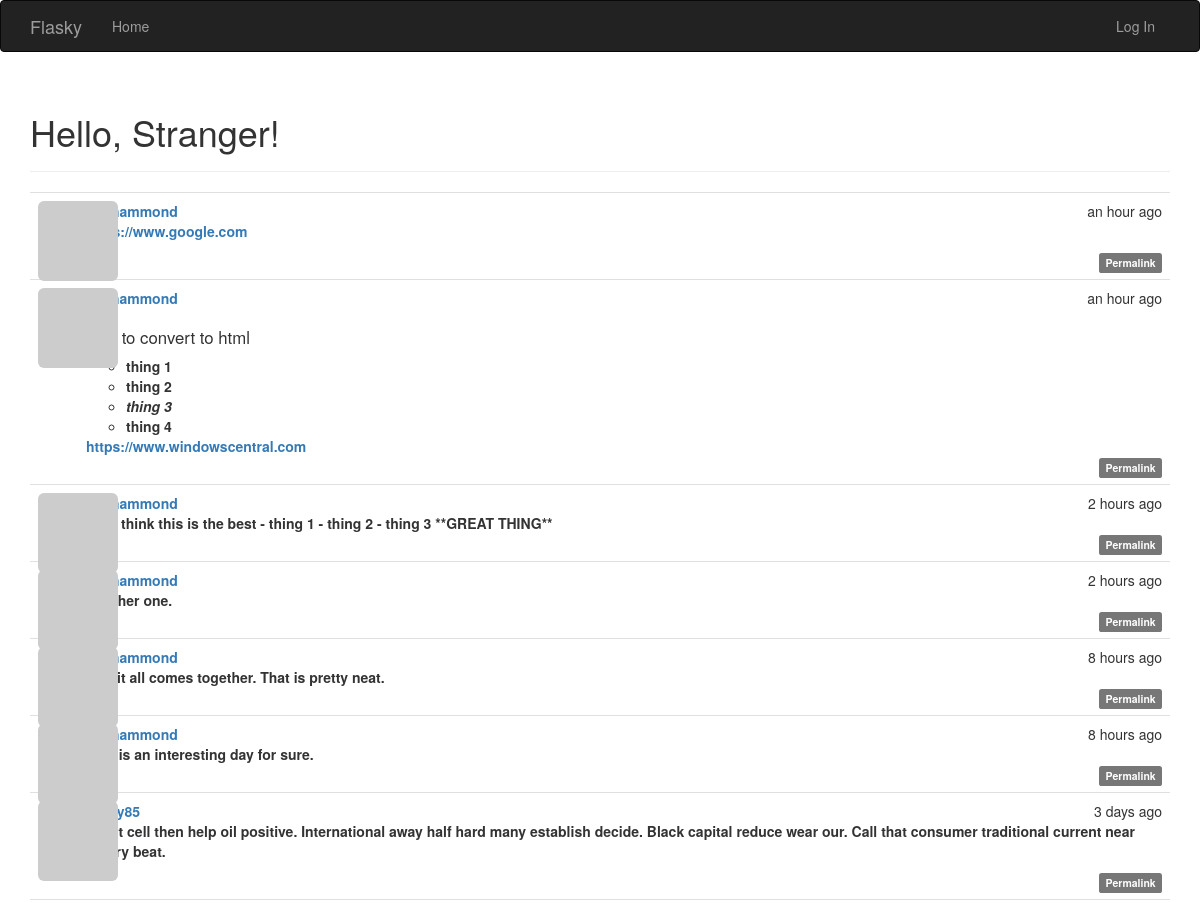
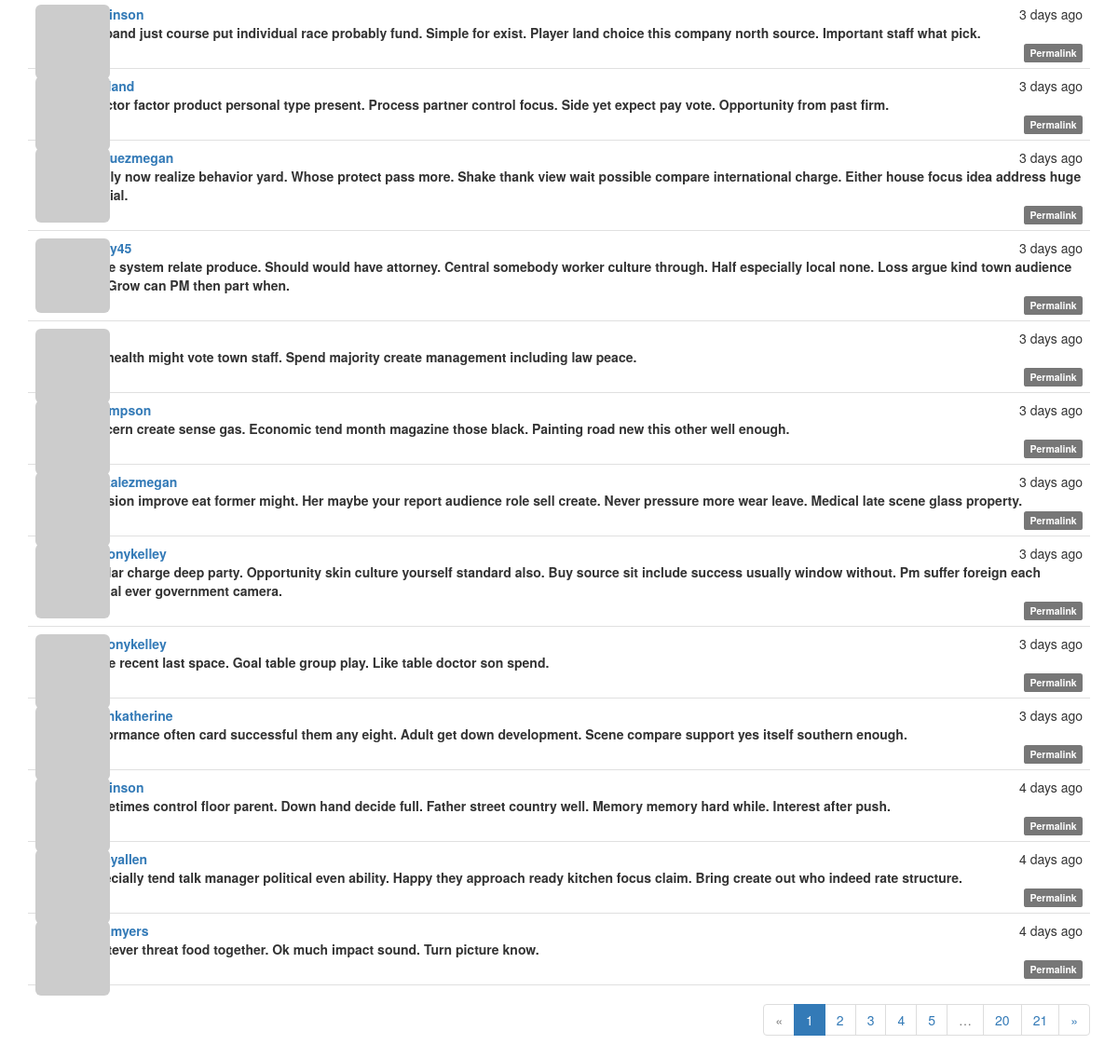
Before: / with the older database file (2 pictures, top to bottom).
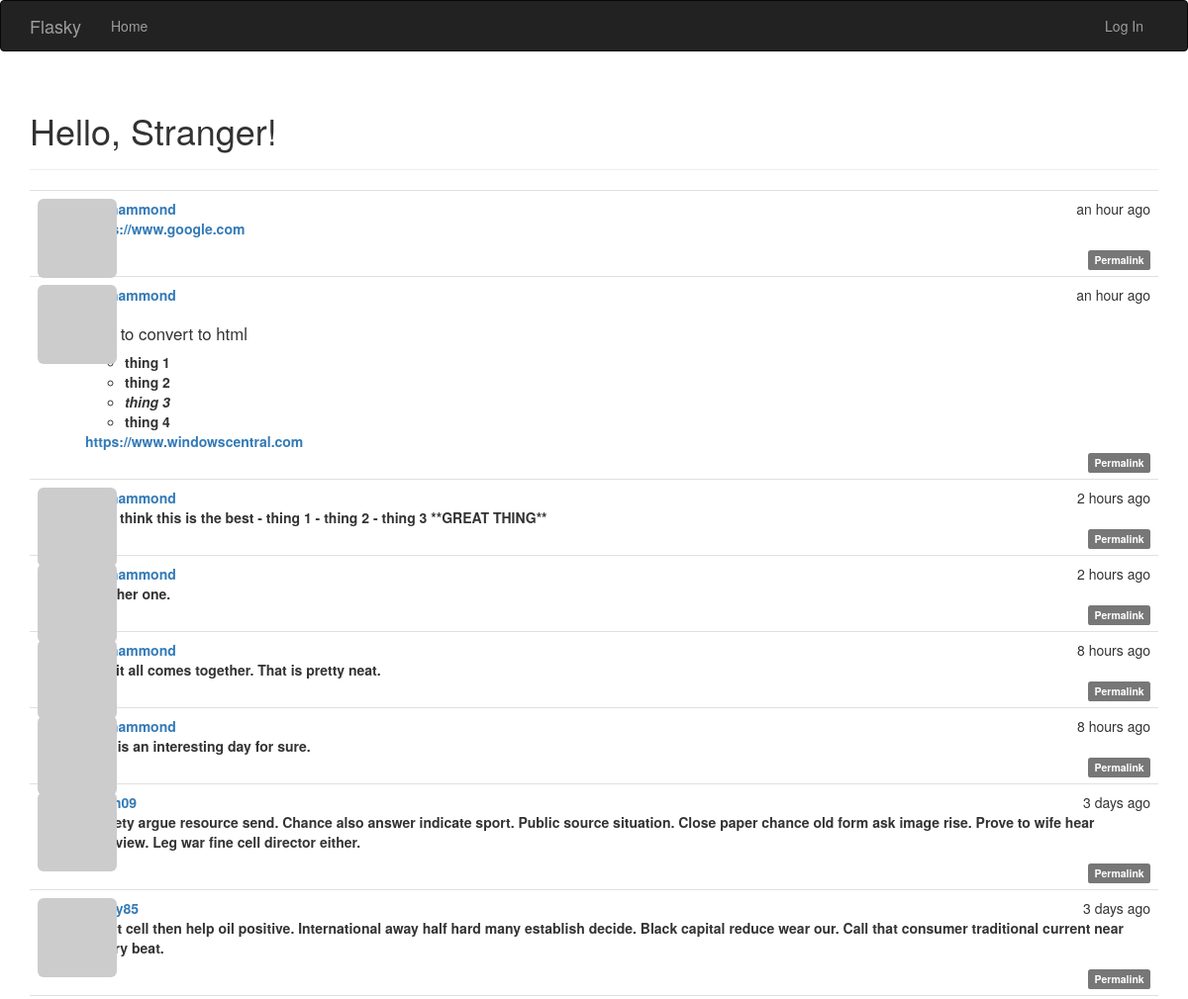
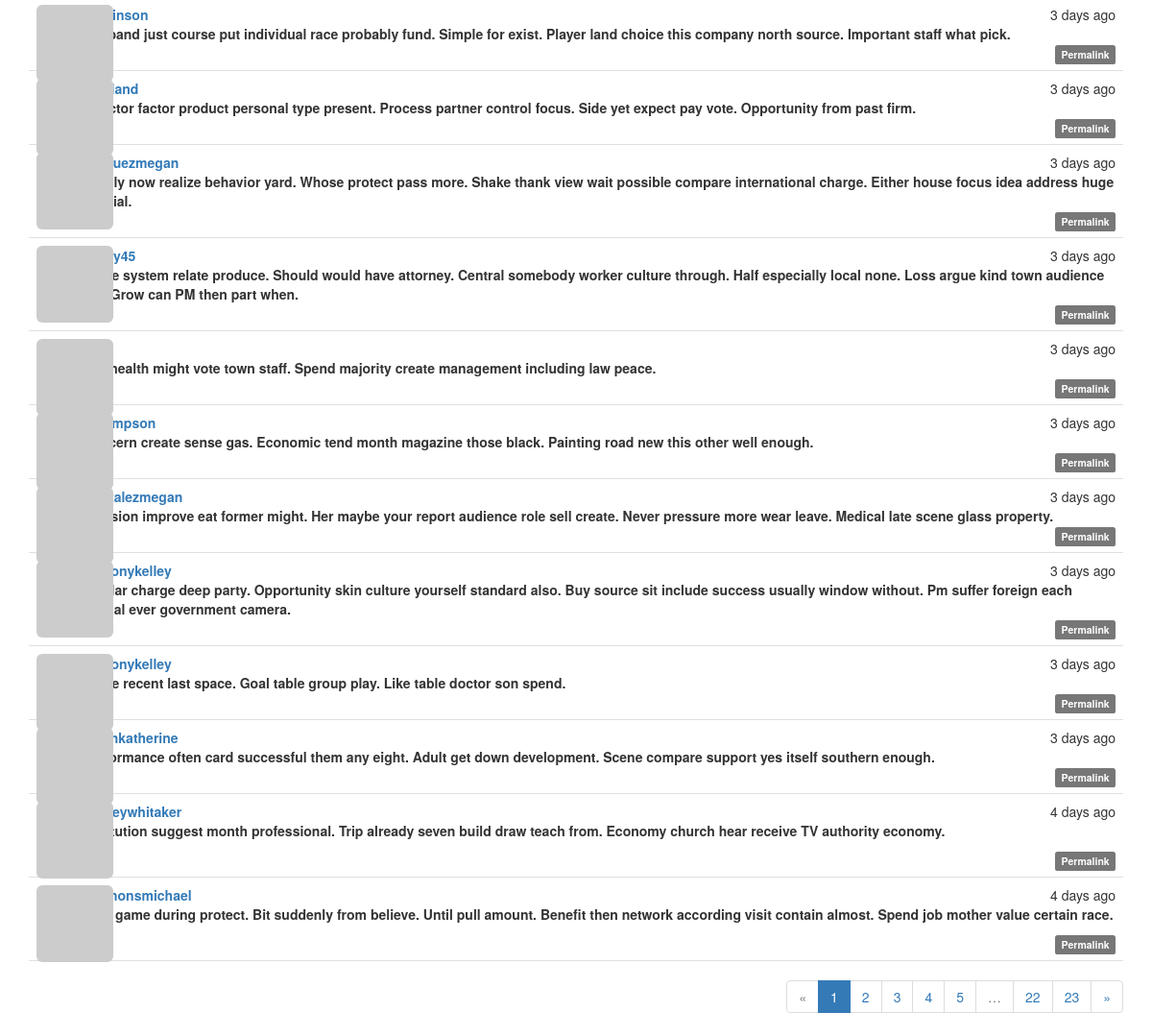
After: the same page with the newer database file (2 pictures, top to bottom).
### app/models.py (models this page shows, shortened)
class Post(db.Model):
    __tablename__ = 'posts'
    id = db.Column(db.Integer, primary_key=True)
    body = db.Column(db.Text)
    timestamp = db.Column(db.DateTime, index=True, default=datetime.utcnow)
    author_id = db.Column(db.Integer, db.ForeignKey('users.id'))
    body_html = db.Column(db.Text)

class User(UserMixin, db.Model):
    __tablename__ = 'users'
    id = db.Column(db.Integer, primary_key=True)
    email = db.Column(db.String(64), unique=True, index=True)
    username = db.Column(db.String(64), unique=True, index=True)
    role_id = db.Column(db.Integer, db.ForeignKey('roles.id'))
    password_hash = db.Column(db.String(128))
    confirmed = db.Column(db.Boolean, default=False)
    name = db.Column(db.String(64))
    location = db.Column(db.String(64))
    about_me = db.Column(db.Text())
    member_since = db.Column(db.DateTime(), default=datetime.utcnow)
    last_seen = db.Column(db.DateTime(), default=datetime.utcnow)
    avatar_hash = db.Column(db.String(32))
    posts = db.relationship('Post', backref='author', lazy='dynamic')
    @property
    def password(self):
        raise AttributeError('password is not a readable attribute')
    def gravatar(self, size=100, default='identicon', rating='g'):
        if request.is_secure:
            url = 'https://secure.gravatar.com/avatar'
        else:
            url = 'http://secure.gravatar.com/avatar'
        hash = hashlib.md5(self.email.lower().encode('utf-8')).hexdigest()
        return '{url}/{hash}?s={size}&d={default}&r={rating}'.format(
                url=url, hash=hash, size=size, default=default, rating=rating)

### app/main/views.py (the view)
@main.route('/', methods=['GET', 'POST'])
def index():
    form = PostForm()
    if current_user.can(Permission.WRITE) and form.validate_on_submit():
        post = Post(body=form.body.data,
                    author=current_user._get_current_object())
        db.session.add(post)
        db.session.commit()
        return redirect(url_for('.index'))
    page = request.args.get('page', 1, type=int)
    pagination = Post.query.order_by(Post.timestamp.desc()).paginate(
            page, per_page=current_app.config['FLASKY_POSTS_PER_PAGE'],
            error_out=False)
    posts = pagination.items
    return render_template('index.html', form=form, posts=posts,
                           pagination=pagination)

### app/auth/views.py (called while the page is built)
@auth.before_app_request
def before_request():
    if current_user.is_authenticated:
        current_user.ping()
        if not current_user.confirmed \
                and request.endpoint \
                and request.blueprint != 'auth' \
                and request.endpoint != 'static':
            return redirect(url_for('auth.unconfirmed'))

### app/main/__init__.py (called while the page is built)
@main.app_context_processor
def inject_permissions():
    return dict(Permission=Permission)

### app/models.py (called while the page is built)
    def can(self, permissions):
        return False

    def is_administrator(self):
        return False

### app/templates/index.html (shortened to what this page needs)
{% extends "base.html" %}
{% import "bootstrap/wtf.html" as wtf %}
{% import "_macros.html" as macros %}
{% block page_content %}
<div class="page-header">
    <h1>Hello, {% if current_user.is_authenticated %}{{ current_user.username }}{% else %}Stranger{% endif %}!</h1>
</div>
{% include '_posts.html' %}
{% if pagination %}
<div class="pagination">
    {{ macros.pagination_widget(pagination, '.index') }}
</div>
{% endif %}
{% endblock %}

### app/templates/_posts.html (shortened to what this page needs)
<ul class="posts">
    {% for post in posts %}
        <li class="post">
            <div class="profile-thumbnail">
                <a href="{{ url_for('.user', username=post.author.username) }}">
                    <img class="img-rounded profile-thumbnail"
                        src="{{ post.author.gravatar(size=40) }}">
                </a>
            </div>
            <div class="post-content">
                <div class="post-date">{{ moment(post.timestamp).fromNow() }}</div>
                <div class="post-author">
                    <a href="{{ url_for('.user', username=post.author.username) }}">
                        {{ post.author.username }}
                    </a>
                <div class="post-body">
                    {% if post.body_html %}
                        {{ post.body_html | safe }}
                    {% else %}
                        {{ post.body }}
                    {% endif %}
                </div>
                <div class="post-footer">
                    <a href="{{ url_for('.post', id=post.id) }}">
                        <span class="label label-default">Permalink</span>
                    </a>
                </div>
            </div>
        </li>
    {% endfor %}
</ul>

Changed rows visible on the page:
no longer on this page (row unchanged): Post: timestamp "4 days ago", author.username "grobinson", body "Sometimes control floor parent. Down hand decide full. Father street country well. Memory memory hard while. Interest after push."
no longer on this page (row unchanged): Post: timestamp "4 days ago", author.username "nancyallen", body "Especially tend talk manager political even ability. Happy they approach ready kitchen focus claim. Bring create out who indeed rate structure."
no longer on this page (row unchanged): Post: timestamp "4 days ago", author.username "anitamyers", body "Whatever threat food together. Ok much impact sound. Turn picture know."
added Post: timestamp "3 days ago", body_html "Society argue resource send. Chance also answer indicate sport. Public source situation. Close paper chance old form ask image rise. Prove to wife hear interview. Leg war fine cell director either."
added Post: timestamp "4 days ago", author.username "rodneywhitaker", body_html "Institution suggest month professional. Trip already seven build draw teach from. Economy church hear receive TV authority economy."
added Post: timestamp "4 days ago", author.username "simmonsmichael", body_html "Ever game during protect. Bit suddenly from believe. Until pull amount. Benefit then network according visit contain almost. Spend job mother value certain race."
Other visible differences:
new list line: "22"
new list line: "23"
list line gone: "20"
list line gone: "21"
